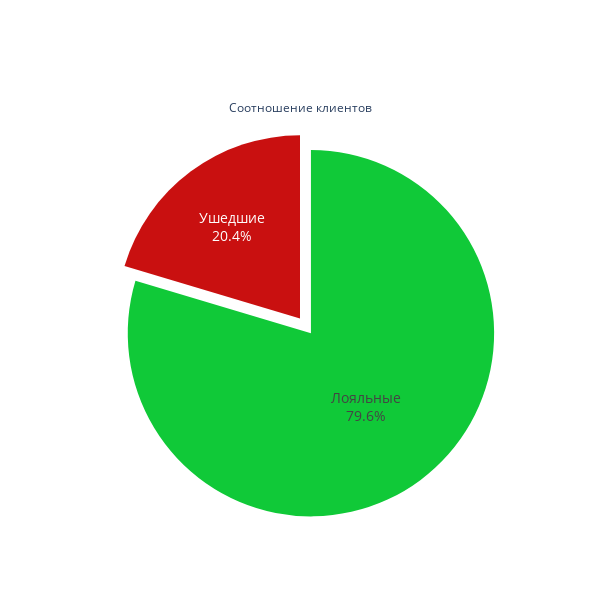

This figure's notebook cell:
### Markdown cell above
### Задание 5.0 (не оценивается)

Для полноты задачи проведите небольшой разведывательный анализ данных. Постройте графики распределения целевого признака, диаграммы и графики, показывающие взаимосвязь между исходными признаками и целевым признаком, а также другие диаграммы, иллюстрирующие предоставленные данные. 

**Совет:** воспользуйтесь кодом, который вы писали, выполняя задания в модуле «PYTHON-13. Визуализация данных».

### Code cell
# Ваш код здесь
import plotly.graph_objects as go
from plotly.subplots import make_subplots
# Распределение целевого признака
figure_departed_loyal = go.Figure(data=[go.Pie(labels=['Лояльные', 'Ушедшие'],
                                               values=churn_data['Exited'].value_counts(),
                                               title='Соотношение клиентов')])
# Стиль отображения
figure_departed_loyal.update_traces(textinfo='label+percent', # Содержимое подписи
                                    textfont_size=14, # Размер шрифта подписи
                                    pull=[0.1, 0], # Сдвиг сектора
                                    marker=dict(colors=["#10c938", "#c91010"]), # Цвета секторов
                                    showlegend=False) # Скрыть легенду
# Размер полотна
figure_departed_loyal.update_layout(autosize = False, width = 600, height = 600)
figure_departed_loyal.show()

### Figure 1 — Plotly figure (JSON) as saved in the notebook; plotly's stock layout.template omitted (floating-point values rounded to 4 significant figures)
{"data": [{"labels": ["Лояльные", "Ушедшие"], "marker": {"colors": ["#10c938", "#c91010"]}, "pull": [0.1, 0], "showlegend": false, "textfont": {"size": 14}, "textinfo": "label+percent", "title": {"text": "Соотношение клиентов"}, "type": "pie", "values": [7963, 2037]}], "layout": {"autosize": false, "height": 600, "width": 600}}
